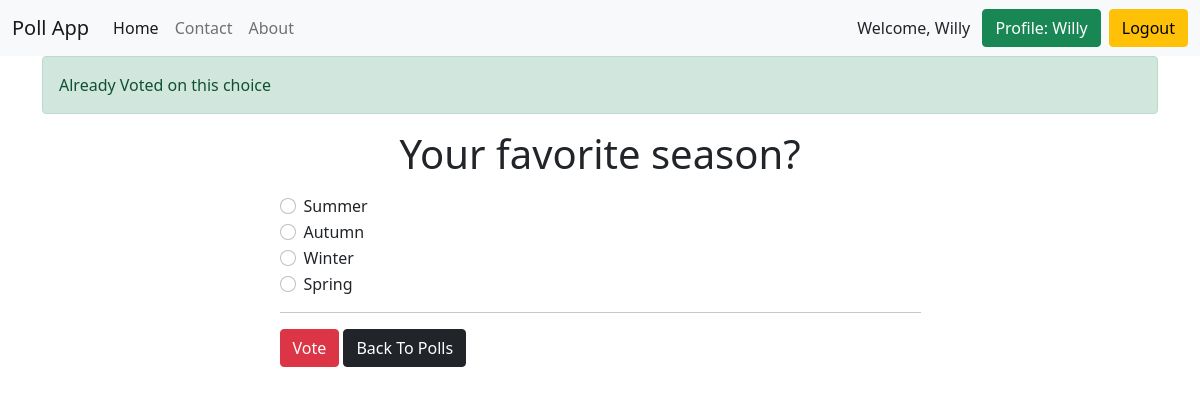
Page /detail/your-favorite-season/ (signed in) on the committed database.
### accounts/models.py (models this page shows)
class User(AbstractUser):
    email = models.EmailField(unique=True)
    email_confirmed = models.BooleanField(default=False)

### poll_app/models.py (models this page shows, shortened)
class Question(models.Model):
    question_text = models.CharField(max_length=100, unique=True)
    slug = models.SlugField(unique=True)
    created_at = models.DateTimeField(auto_now_add=True)
    is_active = models.BooleanField(default=True)
    views = models.ManyToManyField(IpModel, related_name='post_views', blank=True)
    class Meta:
        ordering = ['-created_at']

class Choice(models.Model):
    choice_text = models.CharField(max_length=100)
    question = models.ForeignKey(Question, on_delete=models.CASCADE)

### poll_app/views.py (the view)
# urls.py: path('detail/<slug:slug>/', detail_question, name='detail'),
def detail_question(request, slug):
    question = get_object_or_404(Question, slug=slug)
    if request.user.is_authenticated:
        if Vote.objects.filter(voter=request.user, question=question).exists():
            messages.error(request, "Already Voted on this choice")
            return render(request, 'poll_app/detail.html', context={'question': question})
        else:
            return render(request, 'poll_app/detail.html', context={'question': question})
    else:
        return HttpResponseRedirect(reverse('poll_app:results', args=(slug,)))

### poll_app/templates/poll_app/detail.html (shortened to what this page needs)
{% extends 'base.html' %}
{% block content %}
<h1 class="text-center mb-3">{{ question.question_text }}</h1>
<form action="{% url 'poll_app:vote' question.slug %}" method="post">
    {% for choice in question.choice_set.all %}
    <div class="form-check">
        <input
                type="radio"
                name="choice"
                class="form-check-input"
                id="choice{{ forloop.counter }}"
                value="{{ choice.pk }}"
        />
        <label for="choice{{ forloop.counter }}">{{ choice.choice_text }}</label>
    </div>
    {% endfor %}
<hr>
    {% if request.user.is_authenticated %}
    <input type="submit" value="Vote" class="btn btn-danger"/>
    <a class="btn btn-dark" href="{% url 'poll_app:home' %}">Back To Polls</a>
    {% else %}
    <input type="submit" value="Vote" class="btn btn-danger" disabled/>
    <a class="btn btn-dark" href="{% url 'poll_app:home' %}">Back To Polls</a>
    {% endif %}
</form>
{% endblock %}

### templates/base.html (shortened to what this page needs)
<!DOCTYPE html>
<html lang="en">
<head>
    <link href="https://cdn.jsdelivr.net/npm/bootstrap@5.1.3/dist/css/bootstrap.min.css" rel="stylesheet"
>
</head>
<body>
<nav class="navbar navbar-expand-lg navbar-light bg-light">
    <div class="container-fluid">
        <a class="navbar-brand" href="{% url 'poll_app:home' %}">Poll App</a>
        <div class="collapse navbar-collapse" id="navbarNavAltMarkup">
            <div class="navbar-nav">
                <a class="nav-link active" aria-current="page" href="{% url 'poll_app:home' %}">Home</a>
                <a class="nav-link" href="{% url 'contact:contact' %}">Contact</a>
                <a class="nav-link" href="{% url 'poll_app:about' %}">About</a>
            </div>
        </div>
        {% if request.user.is_authenticated %}
        Welcome, {{ user.username }}
        &ensp;<a class="btn btn-success" href="{% url 'accounts:profile' %}" type="submit">Profile: {{ user.username }}</a>
        &ensp;<form method="post" action="{% url 'accounts:logout' %} ">
        <button class="btn btn-warning btn-block" type="submit">Logout</button>
        </form>
        {% else %}
        <a class="btn btn-warning" href="{% url 'accounts:login' %}" type="submit">Login</a>&ensp;
        <a class="btn btn-danger" href="{% url 'accounts:signup' %}" type="submit">Sign Up</a>
        {% endif %}
    </div>
</nav>
{% if messages %}
{% for message in messages %}
<div class="container">
    <div class="alert alert-success" role="alert">
        {{ message|safe }}
    </div>
</div>
{% endfor %}
{% endif %}
<div class="container">
    <div class="row">
        <div class="col-md-7 m-auto">
            {% block content %}
            {% endblock %}
        </div>
    </div>
</div>
</body>
</html>

### rows in the picture
User: username "Willy"
Question: question_text "Your favorite season?"
Choice: choice_text "Summer"
Choice: choice_text "Autumn"
Choice: choice_text "Winter"
Choice: choice_text "Spring"

### other values in the picture
{{ message|safe }} "Already Voted on this choice"
